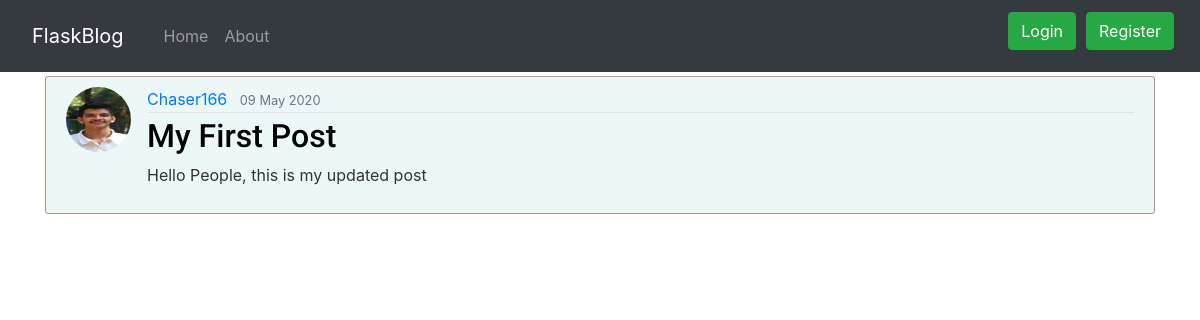
Before: /post/1 with the older database file.
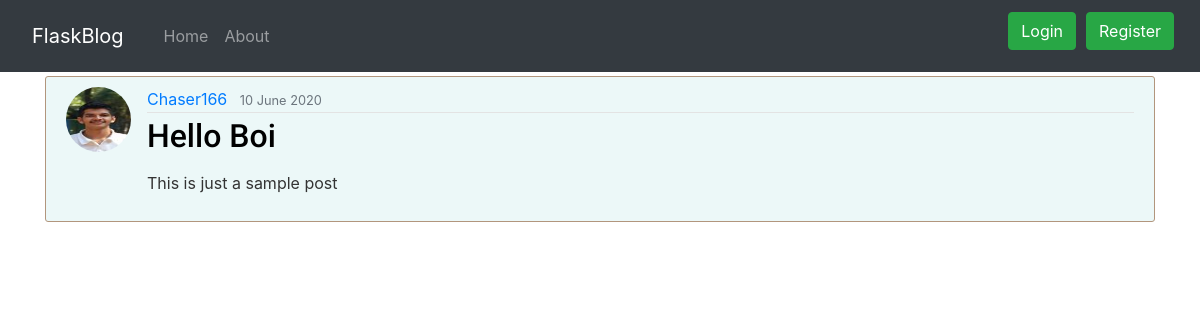
After: the same page with the newer database file.
### flaskblog/models.py (models this page shows, shortened)
class Post(db.Model):
    id = db.Column(db.Integer, primary_key=True)
    title = db.Column(db.String(50), nullable=False)
    date_posted = db.Column(db.DateTime, nullable=False,
                            default=datetime.utcnow)
    content = db.Column(db.Text, nullable=False)
    user_id = db.Column(db.Integer, db.ForeignKey('user.id'), nullable=False)

### flaskblog/posts/routes.py (the view)
@posts.route('/post/<int:post_id>')
def post(post_id):
    post = Post.query.get_or_404(post_id)
    return render_template('post.html', title=post.title, post=post)

### flaskblog/templates/post.html (shortened to what this page needs)
{% extends "layout.html" %}
{% block content %}
<article class="media content-section">
    <img class="rounded-circle article-img" src="{{ url_for('static',filename='images/'+post.author.image_file) }}">
    <div class="media-body">
        <div class="article-metadata">
            <a class="mr-2"
                href="{{ url_for('users.user_posts',username = post.author.username) }}">{{ post.author.username }}</a>
            <small class="text-muted">{{ post.date_posted.strftime('%d %B %Y') }}</small>
        </div>
        <h2 class="article-title">{{ post.title }}</h2>
        <p class="article-content">{{ post.content|safe }}</p>
    </div>
</article>
{% endblock content %}

Changed rows visible on the page:
changed Post: date_posted "09 May 2020" → "10 June 2020"; title "My First Post" → "Hello Boi"; content "Hello People, this is my updated post" → "This is just a sample post"
